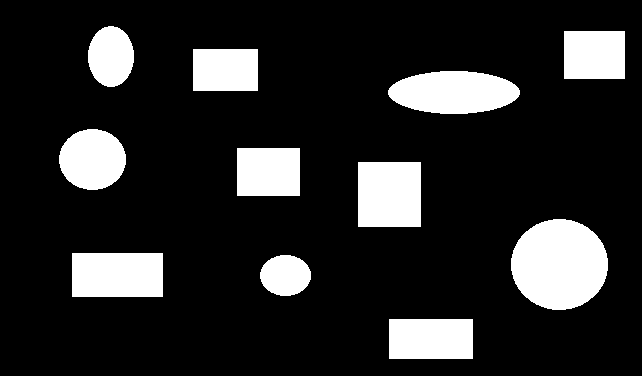
#> input picture shapes.png, 642 x 376 px
$ python removePatter.py
#> lines starting #> are read from the running program, lines starting #| are printed output that depends on the picture; after the words box and inside, x2 and y2 are one past the last pixel; in counts of white or black regions, pixels touching at a corner belong together
# import the necessary packages
import numpy as np
import imutils
import cv2
def is_contour_bad(c):
	# approximate the contour
	peri = cv2.arcLength(c, True)
	approx = cv2.approxPolyDP(c, 0.02 * peri, True)
	# the contour is 'bad' if it is not a rectangle
	return not len(approx) == 4
# load the shapes image, convert it to grayscale, and edge edges in
# the image
image = cv2.imread("shapes.png")
#> image is the input picture: shape (376, 642, 3); 16% white; 11 white regions, largest, box (x1, y1, x2, y2) and area: (511, 219, 608, 310) 6924, (388, 71, 520, 114) 4415, (358, 162, 421, 227) 4095
gray = cv2.cvtColor(image, cv2.COLOR_BGR2GRAY)
edged = cv2.Canny(gray, 50, 100)
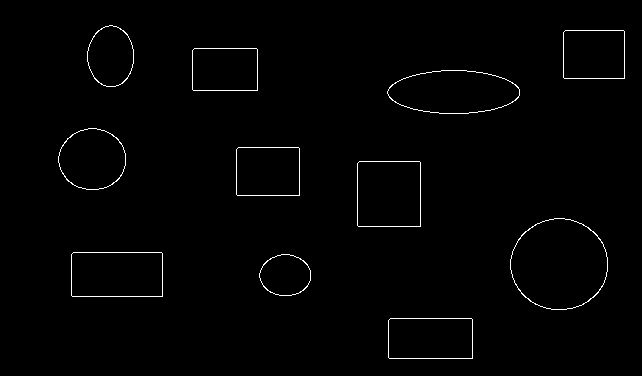
#> edged: shape (376, 642); 1.1% white in thin lines or dots, all inside (x1, y1, x2, y2) = (58, 25, 625, 359)
cv2.imshow("Original", image)
# find contours in the image and initialize the mask that will be
# used to remove the bad contours
cnts = cv2.findContours(edged.copy(), cv2.RETR_LIST, cv2.CHAIN_APPROX_SIMPLE)
#> cnts = 22 contours; largest, box (x1, y1, x2, y2) and area: (510, 218, 608, 310) 6942, (510, 218, 608, 310) 6897, (387, 70, 520, 114) 4420, (387, 70, 520, 114) 4402, (357, 161, 421, 227) 4092
cnts = imutils.grab_contours(cnts)
mask = np.ones(image.shape[:2], dtype="uint8") * 255
# loop over the contours
for c in cnts:
	# if the contour is bad, draw it on the mask
	if is_contour_bad(c):
		cv2.drawContours(mask, [c], -1, 0, -1)
#> this loop made 22 passes
#> (peri in is_contour_bad, approx in is_contour_bad) on passes 1, 2, 5, 6, 9, 10, 11, 12, 17, 18, 19, 20: (245.1, [[388, 320], [471, 318], [472, 357], [389, 358]]), (245.7, [[388, 320], [389, 358], [472, 358], [471, 318]]), (267.1, [[71, 254], [161, 252], [162, 295], [72, 296]]), (267.7, [[71, 254], [72, 296], [162, 296], [161, 252]]), (253.1, [[359, 161], [420, 162], [419, 226], [357, 225]]), (253.7, [[359, 161], [357, 225], [420, 226], [420, 162]]), (219.1, [[236, 149], [298, 147], [299, 194], [237, 195]]), (219.7, [[236, 149], [237, 195], [299, 195], [298, 147]]), (211.1, [[192, 50], [256, 48], [257, 89], [193, 90]]), (211.7, [[192, 50], [193, 90], [257, 90], [256, 48]]), (215.1, [[563, 32], [623, 30], [624, 77], [564, 78]]), (215.7, [[563, 32], [564, 78], [624, 78], [623, 30]])
#> peri in is_contour_bad on passes 3, 4, 7, 8, 13, 14: 151.2, 153.5, 310.4, 312.7, 211.5, 213.8
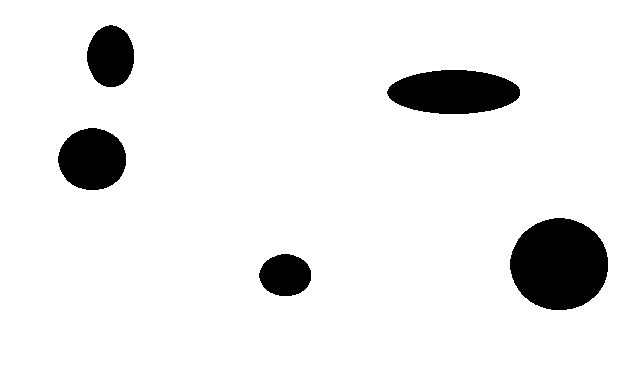
#> mask: shape (376, 642); 92.2% white; 5 black regions, box (x1, y1, x2, y2) and area: (510, 218, 608, 310) 7077, (387, 70, 520, 114) 4560, (58, 128, 126, 190) 3305, (87, 25, 134, 87) 2278, (259, 254, 311, 296) 1712
# remove the contours from the image and show the resulting images
image = cv2.bitwise_and(image, image, mask=mask)
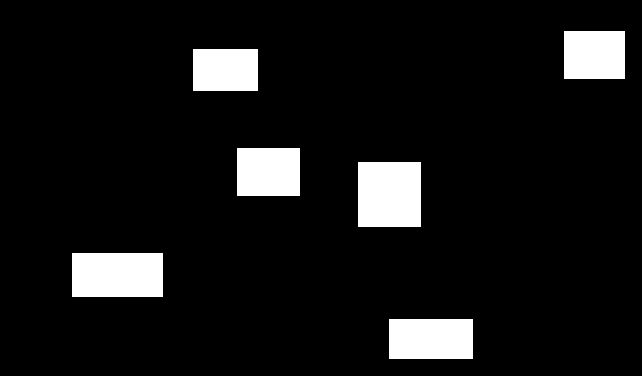
#> image: shape (376, 642, 3); 8.3% white; 6 white regions, box (x1, y1, x2, y2) and area: (358, 162, 421, 227) 4095, (72, 253, 163, 297) 4004, (389, 319, 473, 359) 3360, (237, 148, 300, 196) 3024, (564, 31, 625, 79) 2928, (193, 49, 258, 91) 2730
cv2.imshow("Mask", mask)
cv2.imshow("After", image)
cv2.waitKey(0)
